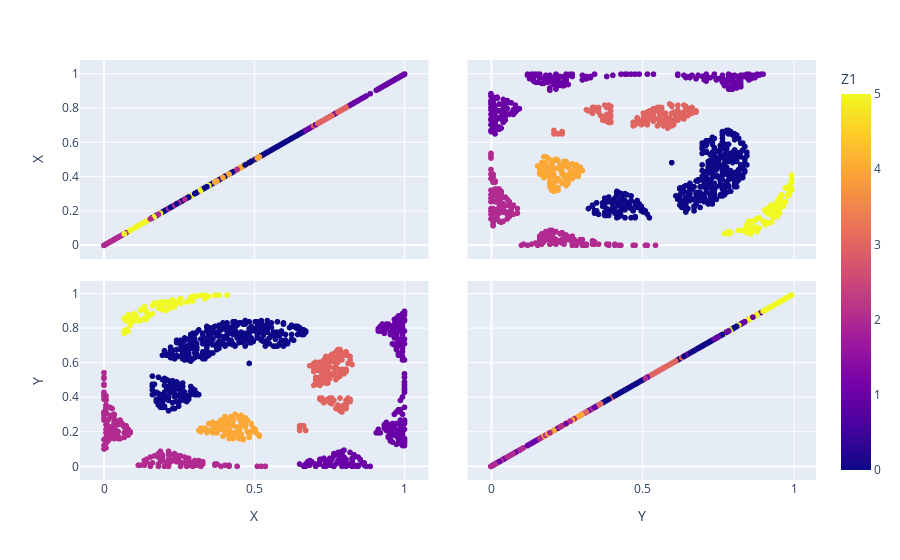

The notebook cell saved with this chart:
### Code cell
classix_density=Extractor.classix(group_merging_mode='density',minPts=minPts_best_density,radius=radius_best_density,scale=scale_best_density)
classix_density.fit(X_train)
Y_pred_density=classix_density.predict(X_test)

df_pred_density=pd.DataFrame(pd.concat([pd.DataFrame(X_test,columns=['X','Y']),pd.DataFrame(Y_pred_distance,columns=[select_name_Z])],axis=1))
print('Plot of target: ',select_name_Z,'\n')
fig = px.scatter_matrix(df_pred_density,
    dimensions=['X','Y'],
    color=select_name_Z)
fig.show()

### Figure 1 — Plotly figure (JSON) as saved in the notebook; plotly's stock layout.template omitted (floating-point values rounded to 4 significant figures; data arrays with more than 128 entries replaced by an {"elided": "..."} marker saying what was removed)
{"data": [{"dimensions": [{"axis": {"matches": true}, "label": "X", "values": {"elided": "1071 float values"}}, {"axis": {"matches": true}, "label": "Y", "values": {"elided": "1071 float values"}}], "hovertemplate": "%{xaxis.title.text}=%{x}<br>%{yaxis.title.text}=%{y}<br>Z1=%{marker.color}<extra></extra>", "legendgroup": "", "marker": {"color": {"elided": "1071 int values"}, "coloraxis": "coloraxis", "symbol": "circle"}, "name": "", "showlegend": false, "type": "splom"}], "layout": {"coloraxis": {"colorbar": {"title": {"text": "Z1"}}, "colorscale": [[0, "#0d0887"], [0.1111, "#46039f"], [0.2222, "#7201a8"], [0.3333, "#9c179e"], [0.4444, "#bd3786"], [0.5556, "#d8576b"], [0.6667, "#ed7953"], [0.7778, "#fb9f3a"], [0.8889, "#fdca26"], [1, "#f0f921"]]}, "dragmode": "select", "legend": {"tracegroupgap": 0}, "margin": {"t": 60}}}
